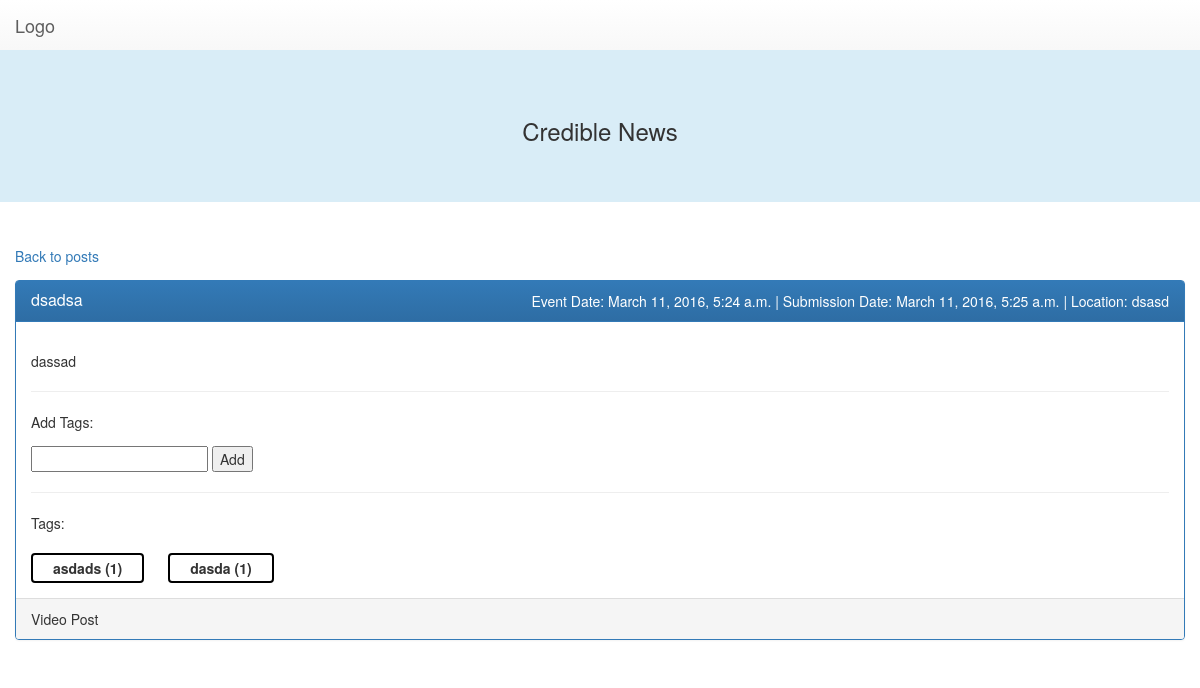
Page /posts/4 on the earlier database version.
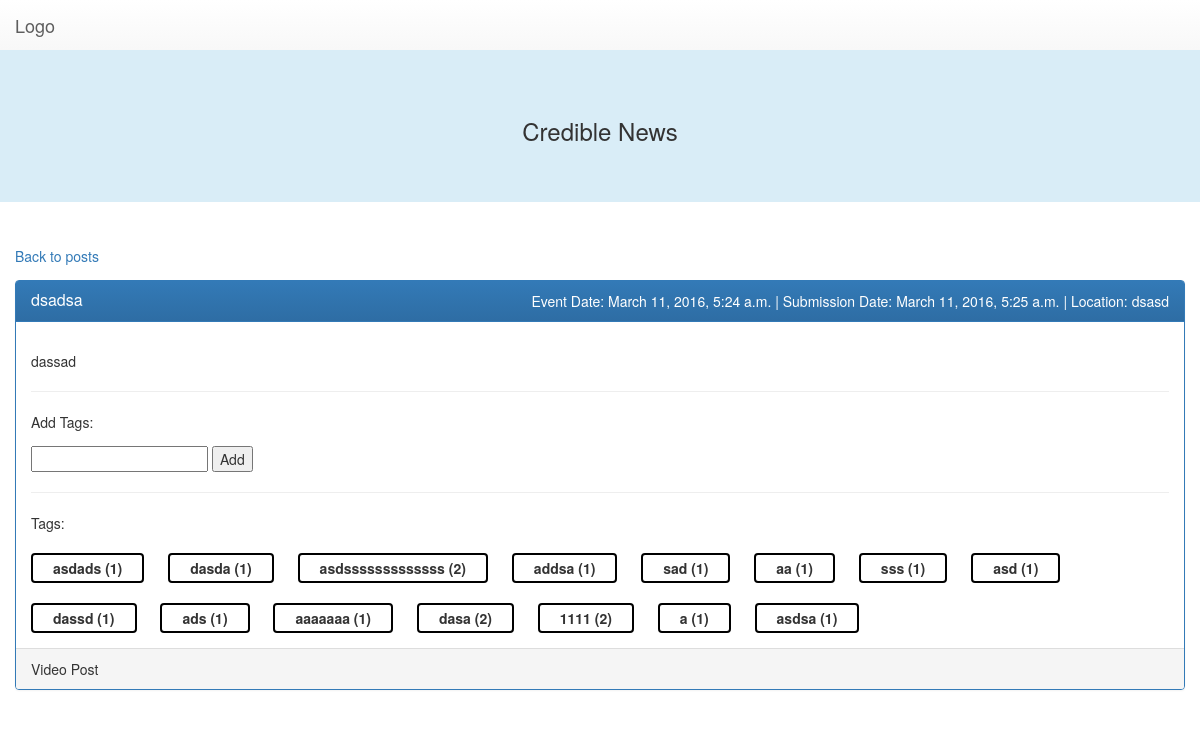
Same page on the later database version.
### tags/models.py (models this page shows, shortened)
class Tag(models.Model):
    title = models.CharField(max_length=16)
    post = models.ForeignKey('posts.Post', on_delete=models.CASCADE)
    votes = models.IntegerField(blank=True, default=0)
    date = models.DateTimeField(default=datetime.datetime.now)

### posts/views.py (the view)
# urls.py: url(r'^(?P<post_id>[0-9]+)$', views.detail, name='detail'),
def detail(request, post_id):
    post = get_object_or_404(Post, id=post_id)
    tags = post.get_tags_by_post()
    context = {
        'post': post,
        'tags': tags,
        'tag_titles': json.dumps([tag.title for tag in tags]),
    }
    return render(request, 'posts/detail.html', context)

### posts/models.py (called while the page is built)
    def get_tags_by_post(self):
        return Tag.objects.filter(post=self)

### posts/templates/posts/detail.html (shortened to what this page needs)
{% include "includes/head.html" %}
{% include "includes/header.html" %}
<main>
	<div class="container-fluid">
		<p><a href="/posts">Back to posts</a></p>
		<div class="panel panel-primary">
			<div class="panel-heading clearfix">
				<h3 class="panel-title pull-left">{{ post.title }}</h3>
                <span class="pull-right">Event Date: {{ post.event_date }} | Submission Date: {{ post.sub_date }} | Location: {{ post.location }}</span>
			</div>
			<div class="panel-body">
				<p>{{ post.text }}</p>
                <hr/>
                <p id="new-tagger">
                    <p><span>Add Tags: </span></p>
                    <input id="new-tag-field" maxlength="16" name="title" type="text"/>
                    <button id="new-tag-button">Add</button>
                </p>
                <hr/>
                    Tags:
                    {% if tags != None %}
                        <div id="visible-tag-list">
                            {% for tag in tags %}
                                {% if tag != None %}
                                    <div class="unvoted-tag update-tag" value="{{ tag.title }}">{{ tag.title }}
                                        (<div class="update-tag-votes">{{ tag.votes }}</div>)
                                    </div>
                                {% endif %}
                            {% endfor %}
                        </div>
                    {% endif %}
			</div>
			<div class="panel-footer">
				{{ post.get_post_type_display }}
			</div>
		</div>
	</div>
</main>

Differences in the rows shown:
added Tag: title "asdsssssssssssss", votes "2"
added Tag: title "addsa", votes "1"
added Tag: title "sad", votes "1"
added Tag: title "aa", votes "1"
added Tag: title "sss", votes "1"
added Tag: title "asd", votes "1"
added Tag: title "dassd", votes "1"
added Tag: title "ads", votes "1"
added Tag: title "aaaaaaa", votes "1"
added Tag: title "dasa", votes "2"
added Tag: title "1111", votes "2"
added Tag: title "a", votes "1"
added Tag: title "asdsa", votes "1"
